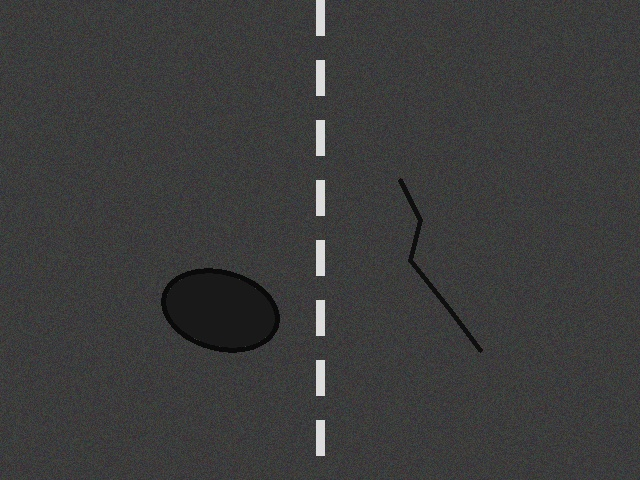
#> input picture data/sample_road.jpg, 640 x 480 px
$ python -i detection.py   (imports and definitions only)
#> lines starting #> are read from the running program, lines starting #| are printed output that depends on the picture; after the words box and inside, x2 and y2 are one past the last pixel; in counts of white or black regions, pixels touching at a corner belong together
#> further down, picture is the input picture: shape (480, 640, 3); mean B, G, R 59.8, 59.8, 59.8
import os
import numpy as np
import cv2
from typing import List, Dict, Any
from config.settings import settings

class DamageDetector:
    """
    Core Object Detection Module for Road Vision AI.
    Supports YOLOv8/v11, RT-DETR, and Faster R-CNN detection paradigms.
    Detects: Pothole, Crack, Alligator crack, Longitudinal crack,
             Transverse crack, Rutting, Road patch, Depression, Edge damage.
    """
    def __init__(self, model_path: str = None, conf_threshold: float = None):
        self.conf_threshold = conf_threshold or settings.DETECTION_CONF_THRESHOLD
        self.classes = settings.DAMAGE_CLASSES
        self.model = None

        # Check if ultralytics YOLO is available and weights exist
        if model_path and os.path.exists(model_path):
            try:
                from ultralytics import YOLO
                self.model = YOLO(model_path)
                print(f"[DamageDetector] Loaded pre-trained weights from {model_path}")
            except Exception as e:
                print(f"[DamageDetector] Warning: Could not load model from {model_path}: {e}")

    def detect(self, image: np.ndarray) -> List[Dict[str, Any]]:
        """
        Perform detection on an input image (BGR numpy array).
        Returns a list of dicts with damage_type, confidence, bbox [x1, y1, x2, y2].
        """
        if image is None:
            return []

        h, w = image.shape[:2]
#> h = 480; w = 640

        if self.model is not None:
            results = self.model(image, conf=self.conf_threshold)[0]
            detections = []
            for box in results.boxes:
                x1, y1, x2, y2 = box.xyxy[0].cpu().numpy().astype(int).tolist()
                conf = float(box.conf[0].cpu().numpy())
                cls_id = int(box.cls[0].cpu().numpy())
                cls_name = self.classes[cls_id] if cls_id < len(self.classes) else "Pothole"
                detections.append({
                    "damage_type": cls_name,
                    "confidence": round(conf, 4),
                    "bbox": [x1, y1, x2, y2]
                })
            return detections

        # Fallback CV-assisted heuristic detector (ensures system runs out-of-the-box for testing)
        return self._heuristic_detection(image)

    def _heuristic_detection(self, image: np.ndarray) -> List[Dict[str, Any]]:
        """
        Computer-vision heuristic detector for synthetic/testing demo mode.
        """
        h, w = image.shape[:2]
#> h = 480; w = 640
        gray = cv2.cvtColor(image, cv2.COLOR_BGR2GRAY)
        blurred = cv2.GaussianBlur(gray, (5, 5), 0)

        # Adaptive thresholding to identify dark region anomalies (potholes/cracks)
        thresh = cv2.adaptiveThreshold(
            blurred, 255, cv2.ADAPTIVE_THRESH_GAUSSIAN_C,
            cv2.THRESH_BINARY_INV, 19, 5
        )
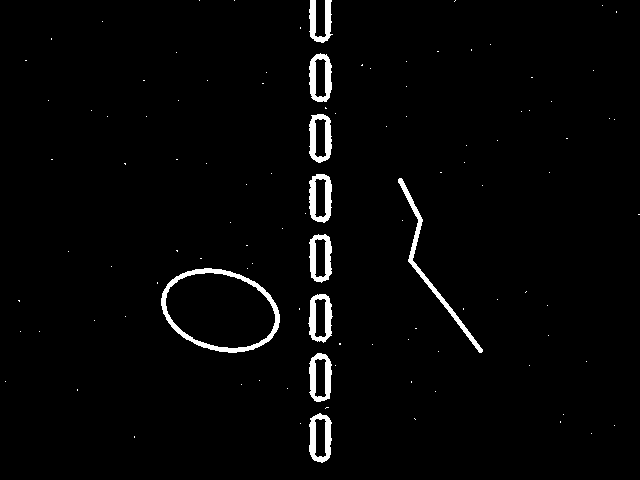
#> thresh: shape (480, 640); 2.4% white; 107 white regions (97 under 20 px)

        contours, _ = cv2.findContours(thresh, cv2.RETR_EXTERNAL, cv2.CHAIN_APPROX_SIMPLE)
#> contours = 107 contours, 97 with area under 20; largest, box (x1, y1, x2, y2) and area: (161, 268, 280, 353) 7518, (309, 174, 332, 223) 908, (308, 294, 333, 343) 902, (309, 114, 332, 163) 894, (309, 53, 332, 102) 892
        detections = []

        for idx, cnt in enumerate(contours):
            area = cv2.contourArea(cnt)
            if area > (w * h * 0.002):  # Filter out tiny noise
                x, y, bw, bh = cv2.boundingRect(cnt)
                x1, y1, x2, y2 = x, y, x + bw, y + bh

                aspect_ratio = float(bw) / bh if bh > 0 else 1.0

                # Classify based on contour aspect ratio and solidity
                hull = cv2.convexHull(cnt)
                hull_area = cv2.contourArea(hull)
                solidity = float(area) / hull_area if hull_area > 0 else 0

                if aspect_ratio > 3.0:
                    damage_type = "Longitudinal crack"
                elif aspect_ratio < 0.33:
                    damage_type = "Transverse crack"
                elif solidity < 0.5:
                    damage_type = "Alligator crack"
                elif area > (w * h * 0.05):
                    damage_type = "Road patch"
                else:
                    damage_type = "Pothole"

                conf = min(0.96, 0.70 + (area / (w * h)) * 5.0)

                detections.append({
                    "damage_type": damage_type,
                    "confidence": round(float(conf), 4),
                    "bbox": [int(x1), int(y1), int(x2), int(y2)]
                })
#> this loop made 107 passes
#> (area, x, y, bw, bh, x1, y1, x2) on passes 8, 20, 36, 40, 47, 55, 56, 74, 94: (889.5, 309, 413, 23, 50, 309, 413, 332), (883.5, 309, 353, 23, 49, 309, 353, 332), (902, 308, 294, 25, 49, 308, 294, 333), (7518.5, 161, 268, 119, 85, 161, 268, 280), (877, 309, 234, 23, 49, 309, 234, 332), (771, 398, 178, 85, 175, 398, 178, 483), (907.5, 309, 174, 23, 49, 309, 174, 332), (894.5, 309, 114, 23, 49, 309, 114, 332), (891.5, 309, 53, 23, 49, 309, 53, 332)
#> after the loop, detections = 9 items

        # Return top detections sorted by confidence
        detections = sorted(detections, key=lambda d: d["confidence"], reverse=True)
        return detections[:5]  # Limit to top 5 prominent damages per image

>>> import cv2
>>> picture = cv2.imread('../data/sample_road.jpg')
>>> result = DamageDetector().detect(picture)
#> result = 5 items
